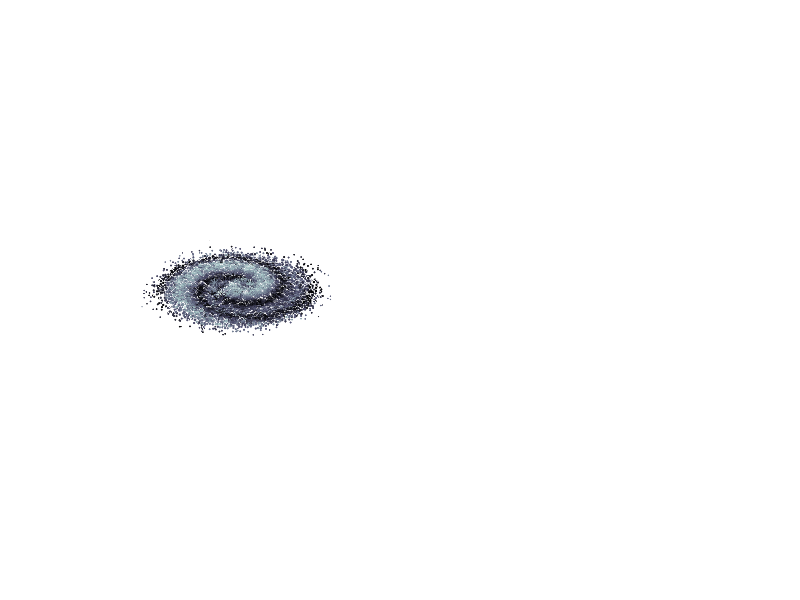

Write MATLAB code to recreate this figure. (Note: this script raises an error after producing the figure.)
function [] = galaxy_model() % M


% Spiral galaxy parameter set example :
%
% [nb_stars = 5e4, amplitude = 0.5, radius = 1, curvature = 9, nb_arms = 2, way = -1, R0 = 3, mean_val = 2, sdn = 4, 
% X_noise_percent = Y_noise_percent = Z_noise_percent = 0.08, a = b = 1, cmap = colormap('bone')]

% Elliptic galaxy parameter set example #1 :
%
% [nb_stars = 1e5, amplitude = 3, radius = 2, curvature = 15, nb_arms = 2,
% way = -1, R0 = 4, mean_val = 1.8, sdn = 1, a = 2, b = 1, noise = 0.15,
% cmap = colormap('autumn')]

% Elliptic galaxy parameter set example #2 :
%
% [nb_stars = 5e4, amplitude = 3, radius = 1, curvature = 360, nb_arms = 2,
% way = -1, R0 = 4, mean_val = 3, sdn = 3, a = 2, b = 1, noise = 0.08,
% colormap('autumn')]


% Spiral geometric parameters
%
nb_stars = 5e4;  % number of stars
amplitude = 0.5; % thickness of the galactic disk
radius = 1;      % basis radius
curvature = 9;   % the higher this value is, the greater the spiral is wrapped around itself
nb_arms = 1;     % number of arms, integer
way = -1;        % -1 / 1 : rotation way
R0 = 3;          % radius translation parameter
mean_val = 2;    % influence stars density at the centre
sdn = 4;         % standard deviations number
k = 1;           % phase at the origin

a = 1;           % ellipsoidal X axis
b = 1;           % ellipsoidal Y axis

% Noise parameters
%
X_noise_percent = 0.08;
Y_noise_percent = 0.08;
Z_noise_percent = 0.08;

% Display parameters
%
profile_view = true;
starsize = 'adaptated'; % 'constant'
az = 0; % -40; % azimut
el = 90; % 78; % elevation
zoom_lvl = 1.5;

% Data distribution
R = radius*(randn(1,nb_stars)) + mean_val;

% Pass band filtering on [mean_val-sdn*radius; mean_val+sdn*radius] where
% radius is the standard deviation of the distribution
%
e = find(abs(R)-mean_val < sdn*radius);
s = numel(e);
R = R(e);

Theta = 2*pi*randn(1,nb_stars);
Theta = Theta(e);

X = a*R.*cos(Theta);
Y = b*R.*sin(Theta);
Phi = angle(X+Y*1i);

% Spiral shape handle function...
f = @(A, s, c, r, m, angl, p) A * exp(-(((r - mean_val).^2) / (2 * radius^2)) / sdn^3) ...
    .* sin(s * c * log(r) + m * angl + p * pi) / radius / sqrt(2 * pi);

Z = f(amplitude, way, curvature, R + R0, nb_arms, Phi, k);

% Normal noise...
X_noise = X_noise_percent * amplitude * randn(1, s);
Y_noise = Y_noise_percent * amplitude * randn(1, s);
Z_noise = Z_noise_percent * amplitude * randn(1, s);

X = X + X_noise;
Y = Y + Y_noise;
Z = Z + Z_noise;

h = figure;
set(h,'Position',get(0,'ScreenSize'));
set(gcf,'Color',[0 0 0]);

colormap('bone');
cmap = colormap;

if profile_view
    subplot(121);
end

ax = gca;

if strcmpi(starsize,'constant')
    scatter3(X, Y, Z, 1, abs(Z), '.');
    hold on;
elseif strcmpi(starsize,'adaptated')
    scatter3(X, Y, Z, abs(mean_val + sdn - R).^2, abs(Z), '*');
    hold on;
end

axis equal, axis tight, axis off;
set(ax,'Color',[0 0 0]);
colormap(cmap);
ax.Clipping = 'off';
view(az, el);
zoom(zoom_lvl);

if profile_view
    subplot(122);
    ax = gca;
    
    if strcmpi(starsize,'constant')
        scatter3(X, Y, Z, 1, abs(Z), '.');
        hold on;
    elseif strcmpi(starsize,'adaptated')
        scatter3(X, Y, Z, abs(mean_val + sdn - R).^2, abs(Z), '*');
        hold on;
    end
    
    axis equal, axis tight, axis off;
    set(ax,'Color',[0 0 0]);
    colormap(cmap);
    ax.Clipping = 'off';
    view(0, 0);
    zoom(zoom_lvl);
end

end % galaxy_model